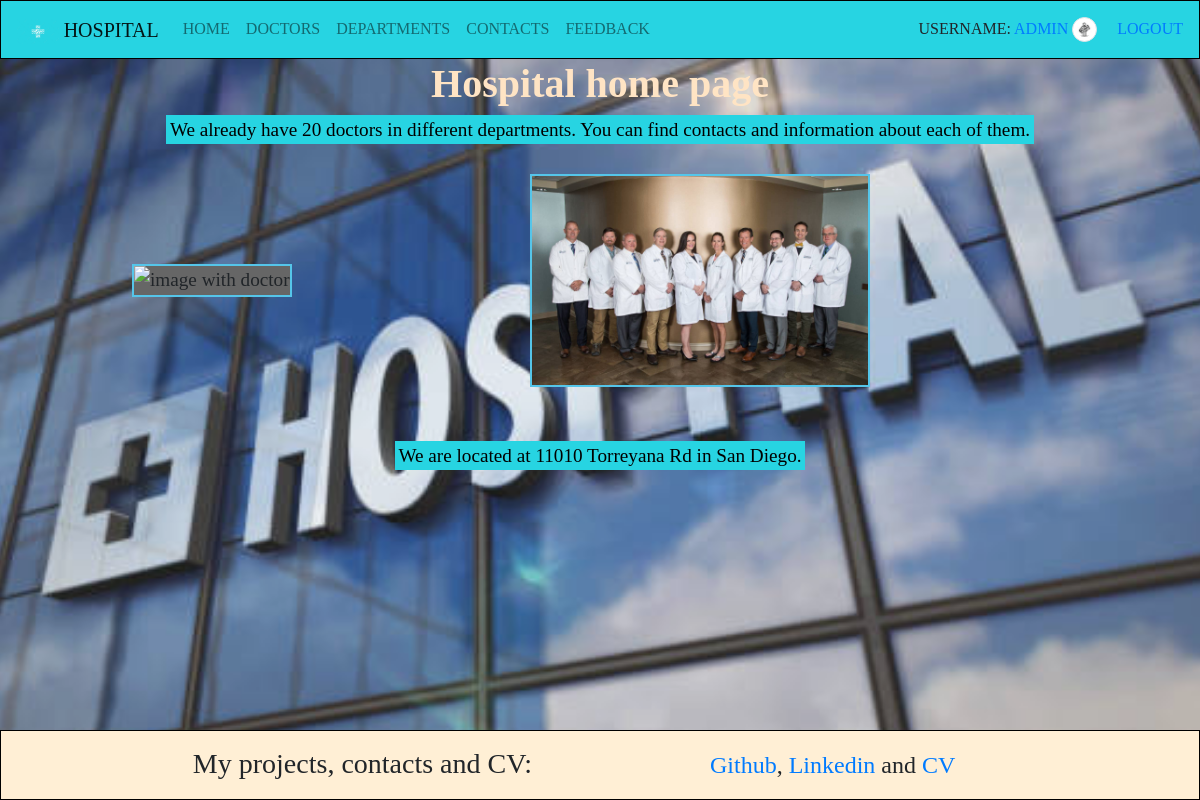
/ (signed in), run on the app's committed database.
### app/models.py (models this page shows, shortened)
class Doctor(AbstractUser):
    experience = models.IntegerField(null=True, blank=True, default=0)
    description = models.CharField(max_length=255, null=True, blank=True)
    contacts = models.IntegerField(null=True, blank=True)
    avatar = models.ImageField(upload_to="avatars", null=True, blank=True, default="avatars/default_user.png")
    department = models.ManyToManyField(Department)
    class Meta:
        ordering = ["first_name"]

### app/views.py (the view)
# urls.py: path("", index, name="index"),
def index(request):
    num_doctors = Doctor.objects.count()
    context = {
        "num_doctors": num_doctors
    }
    return render(request, "app/index.html", context=context)

### templates/app/index.html
{% extends "base.html" %}
{% block content %}
    <div class="text-center">
        <h1 class="font-weight-bold" style="color: bisque">Hospital home page</h1>
        <mark style="background-color: #27d4e2">We already have {{ num_doctors }} doctors in different departments.
            You can find contacts and information about each of them.</mark>
    </div>
    <br>
    <div>
        <p>
            <img class="home_images" height="28%" width="28%"  alt="image with doctor" src="{{ "../images/Img_home_1.jpeg" }}">
            <img class="home_images"  height="29%" width="29%"  alt="image with doctor" src="{{ "../images/Img_home_2.jpeg" }}">
        </p>
    </div>
    <br>
    <div class="text-center">
        <mark style="background-color: #27d4e2">We are located at 11010 Torreyana Rd in San Diego.</mark>
    </div>
{% endblock %}
{% block background %}
    <div class="home_background"></div>
{% endblock %}}

### templates/includes/navbar.html (shortened to what this page needs)
<nav class="navbar navbar-light navbar-expand-lg bg-navbar fixed-top" role="navigation">
    <a class="navbar-brand">
        <img src="/static/images/brand-logo.jpeg" alt="" height="25">
        Hospital
    </a>
    <div class="collapse navbar-collapse" id="navbarSupportedContent">
        <ul class="navbar-nav mr-auto">
            <li class="nav-item">
                <a class="nav-link" href="{% url 'app:index' %}">Home</a>
            </li>
            <li class="nav-item">
                <a class="nav-link" href="{% url 'app:doctors_list' %}">Doctors</a>
            </li>
            <li class="nav-item">
                <a class="nav-link" href="{% url 'app:departments_list' %}">Departments</a>
            </li>
            <li class="nav-item">
                <a class="nav-link" href="{% url 'app:doctors_contact_list' %}">Contacts</a>
            </li>
            <li class="nav-item">
                <a class="nav-link" href="{% url 'app:contact_us' %}">Feedback</a>
            </li>
        </ul>
        <form class="form my-2 my-lg-0">
             {% if user.is_authenticated %}
                 Username: <a href="{% url 'app:doctor_detail' pk=user.id %}">{{ user.get_username }}</a>
                 <img class="img-thumbnail rounded-circle" style="width: 25px; height: 25px;" src="{{ user.avatar.url }}">
                 <a href="{% url 'logout'%}?next={{request.path}}">Logout</a>
            {% else %}
                <a href="{% url 'login'%}?next={{request.path}}">Login</a>
            {% endif %}
        </form>
    </div>
</nav>

### static/css/styles.css (style rules this page uses)
body { font-family: Verdana, serif; position: relative; min-height: 100vh; padding-top: 60px; padding-bottom: 150px; }
.home_background { background: url("../images/home_page.jpeg") center center/cover no-repeat; opacity: 90%; display: block; width: 100%; height: 100%; position: absolute; top: 0; left: 0; }
.navbar { background-color: #27d4e2; border: 1px solid black; text-transform: uppercase; }
.nav-item a::after { content: ''; display: block; width: 100%; background-color: #ccc; height: 1px; transform: scale(0); }
.home_images { border: 2px solid #55c5e9; background: #666; margin-left: 10%; margin-right: 10%; margin-bottom: 10px; }

### data on the page
Doctor: get_username "ADMIN", avatar (picture)

### other printed values
{{ num_doctors }} "20"
